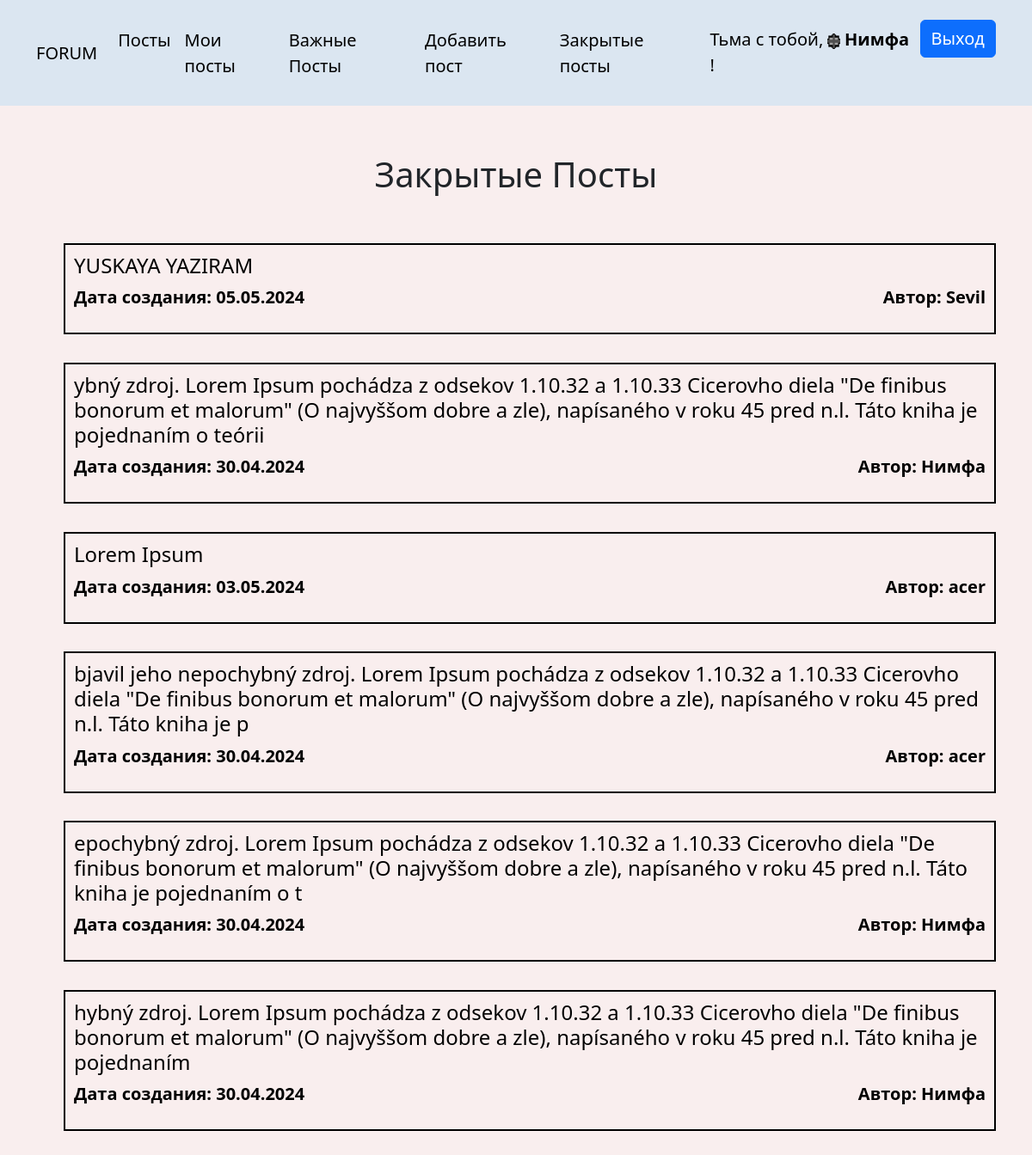
/completed/ (signed in), run on the app's committed database.
### forum/models.py (models this page shows, shortened)
class Post(models.Model):
    title = models.CharField(max_length=200, verbose_name='Заголовок')
    content = models.TextField(blank=False, verbose_name='Текст')
    date_created = models.DateTimeField(auto_now_add=True)
    date_completed = models.DateTimeField(null=True, blank=True)
    important = models.BooleanField(default=False, verbose_name='Только руководство')
    user = models.ForeignKey(User, on_delete=models.CASCADE)

### forum/views.py (the view)
# urls.py: path('completed/', views.completedposts, name='completedposts'),
@login_required
def completedposts(request):
    posts = Post.objects.filter(date_completed__isnull=False).order_by('-date_completed')
    return render(request, 'forum/completedposts.html', {'posts': posts})

### forum/templates/forum/completedposts.html (shortened to what this page needs)
{% extends 'forum/base.html' %}
    {% block content %}
    {% if user.last_name == '' %}
        <div class="container text-center">
            <h3 style="padding-top:10%">Добро пожаловать {{ user.username }}, на данный момент у вас нет прав доступа <br> если вы тарман, отправьте телеграммой игроку KuboC ваше имя и адрес электронной почты!</h3>
        </div>
    {% else %}
    <div class="container">
        <h1 class="text-center" style="margin:5% auto;">Закрытые Посты</h1>
        <ul>
            {% for post in posts %}
                <li>
                    <a href="{% url 'viewpost' post.id %}">
                        {% if not post.important %}
                            <div class="allpost_container">
                                <h4>{{ post.title }}</h4>
                                    <div class="allpost_info">
                                        <b><p>Дата создания: {{ post.date_created|date:' d.m.Y ' }}</p></b>
                                        <b><p>Автор: {{ post.user }}</p></b>
                                    </div>
                            </div>
                        {% endif %}
                    </a>
                </li>
            {% endfor %}
        </ul>
    </div>
    {% endif %}
    {% endblock %}

### forum/templates/forum/base.html (shortened to what this page needs)
<!doctype html>
<html lang="en">
  <head>
    <link href="https://cdn.jsdelivr.net/npm/bootstrap@5.3.3/dist/css/bootstrap.min.css" rel="stylesheet">
  </head>
  <body>
      <nav class="navbar navbar-expand-lg bg-body-tertiary" style="background-color:rgb(219 230 241) !important;">
      <div class="container">
    {% if user.is_authenticated %}
        <a class="navbar-brand" href="{% url 'allposts' %}">FORUM</a>
        <div class="collapse navbar-collapse" id="navbarSupportedContent">
            {% if user.last_name != '' %}
              <ul class="navbar-nav me-auto mb-2 mb-lg-0">
                  <li class="nav-item">
                      <a class="nav-link active" style="color: black; font-size: 20px;" aria-current="page" href="{% url 'allposts' %}">Посты</a>
                  </li>
                  <li class="nav-item">
                      <a class="nav-link active" style="color: black; font-size: 20px;" aria-current="page" href="{% url 'ownerposts' %}">Мои посты</a>
                  </li>
                  <li class="nav-item">
                      <a class="nav-link active" style="color: black; font-size: 20px;" aria-current="page" href="{% url 'controlposts' %}">Важные Посты</a>
                  </li>
                  <li class="nav-item">
                      <a class="nav-link" style="color: black; font-size: 20px;" href="{% url 'createpost' %}">Добавить пост</a>
                  </li>
                  <li class="nav-item">
                      <a class="nav-link" style="color: black; font-size: 20px;" href="{% url 'completedposts' %}">Закрытые посты</a>
                  </li>
              </ul >
            {% endif %}
              <ul class="navbar-nav mb-2 mb-lg-0" style="padding-top:15px;">
                  <li class="nav-item">
                      {% if user.last_name == 'Патриарх' %}
                      {% load static %}
                      {% elif user.last_name == 'Владыка' %}
                      <p class="nav-link" style="color: black; font-size: 20px;" >Тьма с тобой,
                            <img src="{% static 'forum/vladika.gif' %}" alt="" height="18px"> <a href="{% url 'owneruser' %}"><b>{{ user.username }}</b></a> !
                        </p>
                      {% elif user.last_name == 'Палач' %}
                      <p class="nav-link" style="color: black; font-size: 20px;" >Тьма с тобой,
                            <img src="{% static 'forum/palac.gif' %}" alt="" height="18px"> <a href="{% url 'owneruser' %}"><b>{{ user.username }}</b></a> !
                        </p>
                      {% elif user.last_name == 'Гвардеец13' %}
                      <p class="nav-link" style="color: black; font-size: 20px;" >Тьма с тобой,
                            <img src="{% static 'forum/gvardeyec.gif' %}" alt="" height="18px"> <a href="{% url 'owneruser' %}"><b>{{ user.username }}</b></a> !
                        </p>
                      {% elif user.last_name == 'Убийца' %}
                      <p class="nav-link" style="color: black; font-size: 20px;" >Тьма с тобой,
                            <img src="{% static 'forum/ubiyca.gif' %}" alt="" height="18px"> <a href="{% url 'owneruser' %}"><b>{{ user.username }}</b></a> !
                        </p>
                      {% elif user.last_name == 'Надсмоторщик' %}
                      <p class="nav-link" style="color: black; font-size: 20px;" >Тьма с тобой,
                            <img src="{% static 'forum/smotritel.gif' %}" alt="" height="18px"> <a href="{% url 'owneruser' %}"><b>{{ user.username }}</b></a> !
                        </p>
                      {% elif user.last_name == 'Каратель' %}
                      <p class="nav-link" style="color: black; font-size: 20px;" >Тьма с тобой,
                            <img src="{% static 'forum/karatel.gif' %}" alt="" height="18px"> <a href="{% url 'owneruser' %}"><b>{{ user.username }}</b></a> !
                        </p>
                      {% elif user.last_name == 'Ветеран' %}
                          <p class="nav-link" style="color: black; font-size: 20px;" >Тьма с тобой,
                                <img src="{% static 'forum/veteran.gif' %}" alt="" height="18px"> <a href="{% url 'owneruser' %}"><b>{{ user.username }}</b></a> !
                          </p>
                      {% elif user.last_name == 'Стажёр' %}
                          <p class="nav-link" style="color: black; font-size: 20px;" >Тьма с тобой,
                                <img src="{% static 'forum/stajer.gif' %}" alt="" height="18px"> <a href="{% url 'owneruser' %}"><b>{{ user.username }}</b></a> !
                          </p>
                      {% else %}
                        <p class="nav-link" style="color: black; font-size: 20px;" >Тьма с тобой,
                                <img src="" alt="" height="18px"> <a href="{% url 'owneruser' %}"><b>{{ user.username }}</b></a> !
                        </p>
                      {% endif %}
                  </li>
                  <li class="nav-item">
                      <form action="{% url 'logoutuser' %}" method="POST">
                          <button type="submit" class="btn btn-primary" style="font-size: 20px;">Выход</button>
                      </form>
                  </li>
              </ul>
    {% endif %}
  </div>
</nav>
    {% block content %}
    {% endblock %}
  </body>
</html>

### forum/templates/forum/completedposts.html (style rules this page uses)
a { text-decoration:none; color:black; }
.allpost_container { padding:10px; margin:3% auto; border: 2px solid black; }
.allpost_info { display: flex; justify-content: space-between; font-size: 20px; }
.container ul { list-style-type: none; }

### forum/templates/forum/base.html (style rules this page uses)
body { background-color:#f9eeee; font-size:18px; }
a { text-decoration:none; color:black; }

### data on the page
Post: title "YUSKAYA YAZIRAM", date_created "05.05.2024", user "Sevil"
Post: title "ybný zdroj. Lorem Ipsum pochádza z odsekov 1.10.32 a 1.10.33 Cicerovho diela \"De finibus bonorum et malorum\" (O najvyššom dobre a zle), napísaného v roku 45 pred n.l. Táto kniha je pojednaním o teórii", date_created "30.04.2024", user "Нимфа"
Post: title "Lorem Ipsum", date_created "03.05.2024", user "acer"
Post: title "bjavil jeho nepochybný zdroj. Lorem Ipsum pochádza z odsekov 1.10.32 a 1.10.33 Cicerovho diela \"De finibus bonorum et malorum\" (O najvyššom dobre a zle), napísaného v roku 45 pred n.l. Táto kniha je p", date_created "30.04.2024", user "acer"
Post: title "epochybný zdroj. Lorem Ipsum pochádza z odsekov 1.10.32 a 1.10.33 Cicerovho diela \"De finibus bonorum et malorum\" (O najvyššom dobre a zle), napísaného v roku 45 pred n.l. Táto kniha je pojednaním o t", date_created "30.04.2024", user "Нимфа"
Post: title "hybný zdroj. Lorem Ipsum pochádza z odsekov 1.10.32 a 1.10.33 Cicerovho diela \"De finibus bonorum et malorum\" (O najvyššom dobre a zle), napísaného v roku 45 pred n.l. Táto kniha je pojednaním", date_created "30.04.2024", user "Нимфа"

### other printed values
{{ user.username }} "Нимфа"
